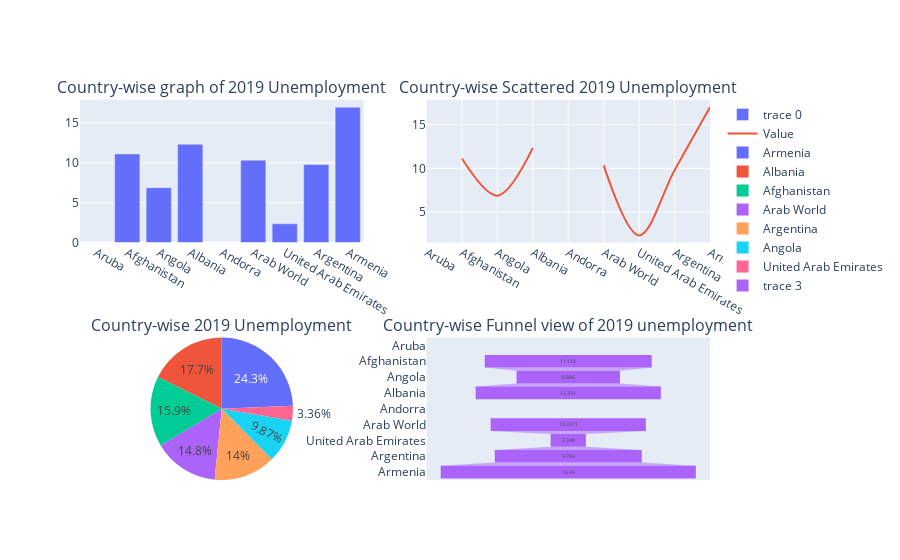

Notebook code cell kept with this figure:
### Code cell
make_dashboard()

### Figure 1 — Plotly figure (JSON) as saved in the notebook; plotly's stock layout.template omitted (floating-point values rounded to 4 significant figures)
{"data": [{"type": "bar", "x": ["Aruba", "Afghanistan", "Angola", "Albania", "Andorra", "Arab World", "United Arab Emirates", "Argentina", "Armenia"], "xaxis": "x", "y": [null, 11.12, 6.886, 12.33, null, 10.34, 2.348, 9.789, 16.99], "yaxis": "y"}, {"line": {"shape": "spline"}, "mode": "lines", "name": "Value", "type": "scatter", "x": ["Aruba", "Afghanistan", "Angola", "Albania", "Andorra", "Arab World", "United Arab Emirates", "Argentina", "Armenia"], "xaxis": "x2", "y": [null, 11.12, 6.886, 12.33, null, 10.34, 2.348, 9.789, 16.99], "yaxis": "y2"}, {"domain": {"x": [0, 0.45], "y": [0, 0.375]}, "labels": ["Aruba", "Afghanistan", "Angola", "Albania", "Andorra", "Arab World", "United Arab Emirates", "Argentina", "Armenia"], "type": "pie", "values": [null, 11.12, 6.886, 12.33, null, 10.34, 2.348, 9.789, 16.99]}, {"type": "funnel", "x": [null, 11.12, 6.886, 12.33, null, 10.34, 2.348, 9.789, 16.99], "xaxis": "x3", "y": ["Aruba", "Afghanistan", "Angola", "Albania", "Andorra", "Arab World", "United Arab Emirates", "Argentina", "Armenia"], "yaxis": "y3"}], "layout": {"annotations": [{"font": {"size": 16}, "showarrow": false, "text": "Country-wise graph of 2019 Unemployment", "x": 0.225, "xanchor": "center", "xref": "paper", "y": 1, "yanchor": "bottom", "yref": "paper"}, {"font": {"size": 16}, "showarrow": false, "text": "Country-wise Scattered 2019 Unemployment", "x": 0.775, "xanchor": "center", "xref": "paper", "y": 1, "yanchor": "bottom", "yref": "paper"}, {"font": {"size": 16}, "showarrow": false, "text": "Country-wise 2019 Unemployment", "x": 0.225, "xanchor": "center", "xref": "paper", "y": 0.375, "yanchor": "bottom", "yref": "paper"}, {"font": {"size": 16}, "showarrow": false, "text": "Country-wise Funnel view of 2019 unemployment", "x": 0.775, "xanchor": "center", "xref": "paper", "y": 0.375, "yanchor": "bottom", "yref": "paper"}], "xaxis": {"anchor": "y", "domain": [0, 0.45]}, "xaxis2": {"anchor": "y2", "domain": [0.55, 1]}, "xaxis3": {"anchor": "y3", "domain": [0.55, 1]}, "yaxis": {"anchor": "x", "domain": [0.625, 1]}, "yaxis2": {"anchor": "x2", "domain": [0.625, 1]}, "yaxis3": {"anchor": "x3", "domain": [0, 0.375]}}}
